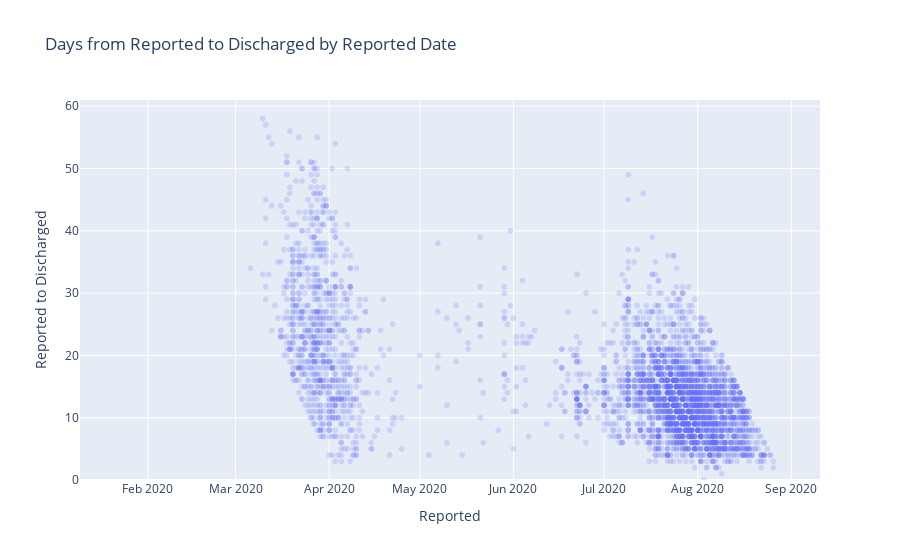

Source (notebook cell):
### Code cell
progress['Reported to Discharged'] = (progress['Discharged'] - progress['Reported']) / pd.Timedelta('1 day')
px.scatter(progress, x='Reported', y='Reported to Discharged', range_y=[0, 61], opacity=0.2,
           title='Days from Reported to Discharged by Reported Date')

### Figure 1 — Plotly figure (JSON) as saved in the notebook; plotly's stock layout.template omitted (floating-point values rounded to 4 significant figures; data arrays with more than 128 entries replaced by an {"elided": "..."} marker saying what was removed)
{"data": [{"hovertemplate": "Reported=%{x}<br>Reported to Discharged=%{y}<extra></extra>", "legendgroup": "", "marker": {"color": "#636efa", "opacity": 0.2, "symbol": "circle"}, "mode": "markers", "name": "", "showlegend": false, "type": "scattergl", "x": {"elided": "4769 str values"}, "xaxis": "x", "y": {"elided": "4769 int values"}, "yaxis": "y"}], "layout": {"autosize": true, "legend": {"tracegroupgap": 0}, "title": {"text": "Days from Reported to Discharged by Reported Date"}, "xaxis": {"anchor": "y", "autorange": true, "domain": [0, 1], "range": ["2020-01-10 06:04:36.6324", "2020-09-09 17:55:23.3676"], "title": {"text": "Reported"}, "type": "date"}, "yaxis": {"anchor": "x", "domain": [0, 1], "range": [0, 61], "title": {"text": "Reported to Discharged"}, "type": "linear"}}}
